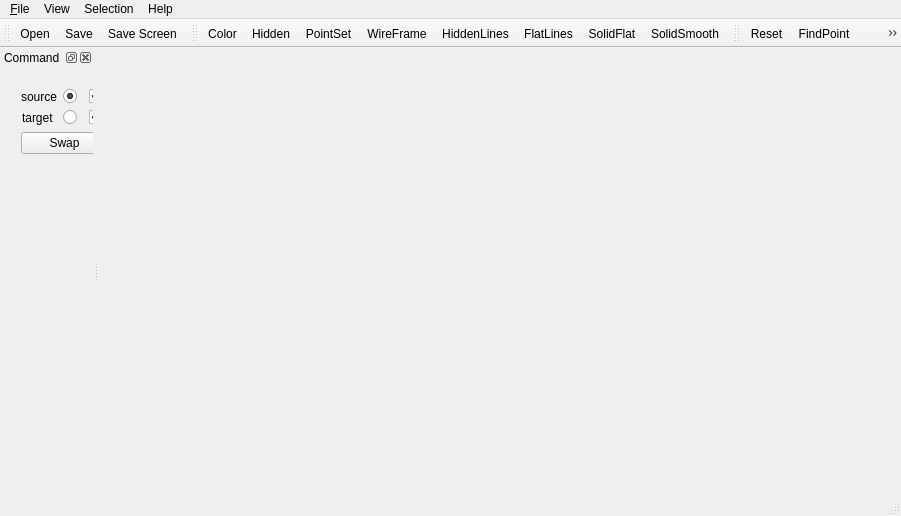
<?xml version="1.0" encoding="UTF-8"?>
<ui version="4.0">
 <class>MainWindowClass</class>
 <widget class="QMainWindow" name="MainWindowClass">
  <property name="geometry">
   <rect>
    <x>0</x>
    <y>0</y>
    <width>901</width>
    <height>516</height>
   </rect>
  </property>
  <property name="windowTitle">
   <string>MainWindow</string>
  </property>
  <widget class="QWidget" name="centralWidget"/>
  <widget class="QMenuBar" name="menuBar">
   <property name="geometry">
    <rect>
     <x>0</x>
     <y>0</y>
     <width>901</width>
     <height>22</height>
    </rect>
   </property>
   <widget class="QMenu" name="menuFile">
    <property name="title">
     <string>&amp;File</string>
    </property>
    <addaction name="actionOpen"/>
    <addaction name="actionLoadTexture"/>
    <addaction name="actionSave"/>
    <addaction name="separator"/>
    <addaction name="actionSaveScreen"/>
    <addaction name="separator"/>
    <addaction name="actionExit"/>
   </widget>
   <widget class="QMenu" name="menuView">
    <property name="title">
     <string>View</string>
    </property>
    <addaction name="actionHidden"/>
    <addaction name="actionPointSet"/>
    <addaction name="actionWireFrame"/>
    <addaction name="actionHiddenLines"/>
    <addaction name="actionFlatLines"/>
    <addaction name="actionSolidFlat"/>
    <addaction name="actionSolidSmooth"/>
    <addaction name="separator"/>
    <addaction name="actionAxis"/>
    <addaction name="actionBBox"/>
    <addaction name="actionBoundary"/>
    <addaction name="actionTexture"/>
    <addaction name="separator"/>
    <addaction name="actionMeshInfo"/>
    <addaction name="actionResetArcBall"/>
    <addaction name="actionSetColor"/>
   </widget>
   <widget class="QMenu" name="menuTool">
    <property name="title">
     <string>Selection</string>
    </property>
    <widget class="QMenu" name="menuFind">
     <property name="baseSize">
      <size>
       <width>2</width>
       <height>0</height>
      </size>
     </property>
     <property name="title">
      <string>Find</string>
     </property>
     <property name="icon">
      <iconset resource="mainwindow.qrc">
       <normaloff>:/images/Resources/images/search.png</normaloff>:/images/Resources/images/search.png</iconset>
     </property>
     <addaction name="actionFindPoint"/>
     <addaction name="actionFindVert"/>
     <addaction name="actionFindEdge"/>
     <addaction name="actionFindFace"/>
    </widget>
    <widget class="QMenu" name="menu">
     <property name="title">
      <string>Save</string>
     </property>
     <property name="icon">
      <iconset resource="mainwindow.qrc">
       <normaloff>:/images/Resources/images/saveSelection.png</normaloff>:/images/Resources/images/saveSelection.png</iconset>
     </property>
     <addaction name="actionSaveSelectedVert"/>
     <addaction name="actionSaveSelectedEdge"/>
     <addaction name="actionSaveSelectedFace"/>
    </widget>
    <widget class="QMenu" name="menuPick">
     <property name="title">
      <string>Pick</string>
     </property>
     <property name="icon">
      <iconset resource="mainwindow.qrc">
       <normaloff>:/images/Resources/images/hand_up_pointing.png</normaloff>:/images/Resources/images/hand_up_pointing.png</iconset>
     </property>
     <addaction name="actionPickVert"/>
     <addaction name="actionPickEdge"/>
     <addaction name="actionPickFace"/>
    </widget>
    <widget class="QMenu" name="menuClear">
     <property name="title">
      <string>Clear</string>
     </property>
     <property name="icon">
      <iconset resource="mainwindow.qrc">
       <normaloff>:/images/Resources/images/broom.png</normaloff>:/images/Resources/images/broom.png</iconset>
     </property>
     <addaction name="actionClearSelectedVert"/>
     <addaction name="actionClearSelectedEdge"/>
     <addaction name="actionClearSelectedFace"/>
     <addaction name="actionClearSelectedAll"/>
    </widget>
    <widget class="QMenu" name="menuShow">
     <property name="title">
      <string>Show</string>
     </property>
     <property name="icon">
      <iconset resource="mainwindow.qrc">
       <normaloff>:/images/Resources/images/eye.png</normaloff>:/images/Resources/images/eye.png</iconset>
     </property>
     <addaction name="actionShowSelectedVert"/>
     <addaction name="actionShowSelectedEdge"/>
     <addaction name="actionShowSelectedFace"/>
    </widget>
    <widget class="QMenu" name="menuTag">
     <property name="title">
      <string>Tag</string>
     </property>
     <property name="icon">
      <iconset resource="mainwindow.qrc">
       <normaloff>:/images/Resources/images/tag.png</normaloff>:/images/Resources/images/tag.png</iconset>
     </property>
     <addaction name="actionTagSelectedVert"/>
     <addaction name="actionTagSelectedEdge"/>
     <addaction name="actionTagSelectedFace"/>
    </widget>
    <addaction name="actionResetSelection"/>
    <addaction name="menuPick"/>
    <addaction name="menuFind"/>
    <addaction name="menuShow"/>
    <addaction name="menuTag"/>
    <addaction name="menu"/>
    <addaction name="menuClear"/>
   </widget>
   <widget class="QMenu" name="menuHelp">
    <property name="title">
     <string>Help</string>
    </property>
    <addaction name="actionAbout"/>
   </widget>
   <addaction name="menuFile"/>
   <addaction name="menuView"/>
   <addaction name="menuTool"/>
   <addaction name="menuHelp"/>
  </widget>
  <widget class="QToolBar" name="toolBarFile">
   <property name="windowTitle">
    <string>toolBarFile</string>
   </property>
   <attribute name="toolBarArea">
    <enum>TopToolBarArea</enum>
   </attribute>
   <attribute name="toolBarBreak">
    <bool>false</bool>
   </attribute>
   <addaction name="actionOpen"/>
   <addaction name="actionSave"/>
   <addaction name="actionSaveScreen"/>
  </widget>
  <widget class="QStatusBar" name="statusBar"/>
  <widget class="QToolBar" name="toolBarMeshRenderMode">
   <property name="windowTitle">
    <string>toolBarRender</string>
   </property>
   <attribute name="toolBarArea">
    <enum>TopToolBarArea</enum>
   </attribute>
   <attribute name="toolBarBreak">
    <bool>false</bool>
   </attribute>
   <addaction name="actionSetColor"/>
   <addaction name="actionHidden"/>
   <addaction name="actionPointSet"/>
   <addaction name="actionWireFrame"/>
   <addaction name="actionHiddenLines"/>
   <addaction name="actionFlatLines"/>
   <addaction name="actionSolidFlat"/>
   <addaction name="actionSolidSmooth"/>
  </widget>
  <widget class="QToolBar" name="toolBarSelection">
   <property name="windowTitle">
    <string>toolBarSelection</string>
   </property>
   <attribute name="toolBarArea">
    <enum>TopToolBarArea</enum>
   </attribute>
   <attribute name="toolBarBreak">
    <bool>false</bool>
   </attribute>
   <addaction name="actionResetSelection"/>
   <addaction name="actionFindPoint"/>
   <addaction name="actionFindVert"/>
   <addaction name="actionFindEdge"/>
   <addaction name="actionFindFace"/>
   <addaction name="actionPickVert"/>
   <addaction name="actionPickEdge"/>
   <addaction name="actionPickFace"/>
  </widget>
  <widget class="QDockWidget" name="dockWidgetCommand">
   <property name="minimumSize">
    <size>
     <width>93</width>
     <height>101</height>
    </size>
   </property>
   <property name="floating">
    <bool>false</bool>
   </property>
   <property name="windowTitle">
    <string>Command</string>
   </property>
   <attribute name="dockWidgetArea">
    <number>1</number>
   </attribute>
   <widget class="QWidget" name="dockWidgetContents">
    <widget class="QWidget" name="layoutWidget">
     <property name="geometry">
      <rect>
       <x>10</x>
       <y>10</y>
       <width>109</width>
       <height>90</height>
      </rect>
     </property>
     <layout class="QGridLayout" name="gridLayout_2">
      <item row="0" column="0">
       <layout class="QGridLayout" name="gridLayout">
        <item row="0" column="0">
         <widget class="QLabel" name="labelSource">
          <property name="autoFillBackground">
           <bool>false</bool>
          </property>
          <property name="midLineWidth">
           <number>1</number>
          </property>
          <property name="text">
           <string>source</string>
          </property>
          <property name="indent">
           <number>0</number>
          </property>
         </widget>
        </item>
        <item row="0" column="1">
         <widget class="QRadioButton" name="radioButtonActiveSource">
          <property name="text">
           <string/>
          </property>
          <property name="checked">
           <bool>true</bool>
          </property>
         </widget>
        </item>
        <item row="0" column="2">
         <widget class="QCheckBox" name="checkBoxDrawSource">
          <property name="text">
           <string/>
          </property>
          <property name="checked">
           <bool>true</bool>
          </property>
         </widget>
        </item>
        <item row="1" column="0">
         <widget class="QLabel" name="labelTarget">
          <property name="text">
           <string>target</string>
          </property>
          <property name="indent">
           <number>1</number>
          </property>
         </widget>
        </item>
        <item row="1" column="1">
         <widget class="QRadioButton" name="radioButtonActiveTarget">
          <property name="text">
           <string/>
          </property>
         </widget>
        </item>
        <item row="1" column="2">
         <widget class="QCheckBox" name="checkBoxDrawTarget">
          <property name="text">
           <string/>
          </property>
          <property name="checked">
           <bool>true</bool>
          </property>
         </widget>
        </item>
       </layout>
      </item>
      <item row="1" column="0">
       <widget class="QPushButton" name="pushButtonSwap">
        <property name="text">
         <string>Swap</string>
        </property>
       </widget>
      </item>
     </layout>
    </widget>
   </widget>
  </widget>
  <action name="actionOpen">
   <property name="icon">
    <iconset resource="mainwindow.qrc">
     <normaloff>:/images/Resources/images/open.png</normaloff>:/images/Resources/images/open.png</iconset>
   </property>
   <property name="text">
    <string>&amp;Open</string>
   </property>
   <property name="statusTip">
    <string>Load a triangular mesh</string>
   </property>
   <property name="shortcut">
    <string>Ctrl+O</string>
   </property>
  </action>
  <action name="actionSave">
   <property name="icon">
    <iconset resource="mainwindow.qrc">
     <normaloff>:/images/Resources/images/save.png</normaloff>:/images/Resources/images/save.png</iconset>
   </property>
   <property name="text">
    <string>&amp;Save</string>
   </property>
   <property name="statusTip">
    <string>Save current mesh</string>
   </property>
   <property name="shortcut">
    <string>Ctrl+S</string>
   </property>
  </action>
  <action name="actionWireFrame">
   <property name="checkable">
    <bool>true</bool>
   </property>
   <property name="icon">
    <iconset resource="mainwindow.qrc">
     <normaloff>:/images/Resources/images/meshWirFramee.png</normaloff>:/images/Resources/images/meshWirFramee.png</iconset>
   </property>
   <property name="text">
    <string>WireFrame</string>
   </property>
   <property name="statusTip">
    <string>Draw wireframe</string>
   </property>
  </action>
  <action name="actionPointSet">
   <property name="checkable">
    <bool>true</bool>
   </property>
   <property name="icon">
    <iconset resource="mainwindow.qrc">
     <normaloff>:/images/Resources/images/meshPointSet.png</normaloff>:/images/Resources/images/meshPointSet.png</iconset>
   </property>
   <property name="text">
    <string>PointSet</string>
   </property>
   <property name="statusTip">
    <string>Draw point set</string>
   </property>
  </action>
  <action name="actionHiddenLines">
   <property name="checkable">
    <bool>true</bool>
   </property>
   <property name="checked">
    <bool>false</bool>
   </property>
   <property name="icon">
    <iconset resource="mainwindow.qrc">
     <normaloff>:/images/Resources/images/meshHiddenLines.png</normaloff>:/images/Resources/images/meshHiddenLines.png</iconset>
   </property>
   <property name="text">
    <string>HiddenLines</string>
   </property>
   <property name="statusTip">
    <string>Draw hiddenlines</string>
   </property>
  </action>
  <action name="actionSolidFlat">
   <property name="checkable">
    <bool>true</bool>
   </property>
   <property name="icon">
    <iconset resource="mainwindow.qrc">
     <normaloff>:/images/Resources/images/meshSolidFlat.png</normaloff>:/images/Resources/images/meshSolidFlat.png</iconset>
   </property>
   <property name="text">
    <string>SolidFlat</string>
   </property>
   <property name="statusTip">
    <string>Draw solid flat</string>
   </property>
  </action>
  <action name="actionSolidSmooth">
   <property name="checkable">
    <bool>true</bool>
   </property>
   <property name="icon">
    <iconset resource="mainwindow.qrc">
     <normaloff>:/images/Resources/images/meshSolidSmooth.png</normaloff>:/images/Resources/images/meshSolidSmooth.png</iconset>
   </property>
   <property name="text">
    <string>SolidSmooth</string>
   </property>
   <property name="statusTip">
    <string>Draw solid smooth</string>
   </property>
  </action>
  <action name="actionFlatLines">
   <property name="checkable">
    <bool>true</bool>
   </property>
   <property name="icon">
    <iconset resource="mainwindow.qrc">
     <normaloff>:/images/Resources/images/meshFlatLines.png</normaloff>:/images/Resources/images/meshFlatLines.png</iconset>
   </property>
   <property name="text">
    <string>FlatLines</string>
   </property>
   <property name="statusTip">
    <string>Draw flatlines</string>
   </property>
  </action>
  <action name="actionBBox">
   <property name="checkable">
    <bool>true</bool>
   </property>
   <property name="icon">
    <iconset resource="mainwindow.qrc">
     <normaloff>:/images/Resources/images/meshBBox.png</normaloff>:/images/Resources/images/meshBBox.png</iconset>
   </property>
   <property name="text">
    <string>BBox</string>
   </property>
   <property name="statusTip">
    <string>Draw mesh bounding box</string>
   </property>
  </action>
  <action name="actionAxis">
   <property name="checkable">
    <bool>true</bool>
   </property>
   <property name="icon">
    <iconset resource="mainwindow.qrc">
     <normaloff>:/images/Resources/images/axis.png</normaloff>:/images/Resources/images/axis.png</iconset>
   </property>
   <property name="text">
    <string>Axis</string>
   </property>
   <property name="statusTip">
    <string>Draw XYZ axes in world coordinates</string>
   </property>
  </action>
  <action name="actionTexture">
   <property name="checkable">
    <bool>true</bool>
   </property>
   <property name="icon">
    <iconset resource="mainwindow.qrc">
     <normaloff>:/images/Resources/images/texture.png</normaloff>:/images/Resources/images/texture.png</iconset>
   </property>
   <property name="text">
    <string>Texture</string>
   </property>
   <property name="statusTip">
    <string>Draw mesh texture</string>
   </property>
  </action>
  <action name="actionFindVert">
   <property name="icon">
    <iconset resource="mainwindow.qrc">
     <normaloff>:/images/Resources/images/selectVerticesFind.png</normaloff>:/images/Resources/images/selectVerticesFind.png</iconset>
   </property>
   <property name="text">
    <string>FindVert</string>
   </property>
   <property name="statusTip">
    <string>Find a vertex by given index</string>
   </property>
  </action>
  <action name="actionFindFace">
   <property name="icon">
    <iconset resource="mainwindow.qrc">
     <normaloff>:/images/Resources/images/selectFacesFind.png</normaloff>:/images/Resources/images/selectFacesFind.png</iconset>
   </property>
   <property name="text">
    <string>FindFace</string>
   </property>
   <property name="statusTip">
    <string>Find a face by given index</string>
   </property>
  </action>
  <action name="actionFindEdge">
   <property name="icon">
    <iconset resource="mainwindow.qrc">
     <normaloff>:/images/Resources/images/selectEdgesFind.png</normaloff>:/images/Resources/images/selectEdgesFind.png</iconset>
   </property>
   <property name="text">
    <string>FindEdge</string>
   </property>
   <property name="statusTip">
    <string>Find an edge by given index</string>
   </property>
  </action>
  <action name="actionPickVert">
   <property name="checkable">
    <bool>true</bool>
   </property>
   <property name="icon">
    <iconset resource="mainwindow.qrc">
     <normaloff>:/images/Resources/images/selectVerticesClick.png</normaloff>:/images/Resources/images/selectVerticesClick.png</iconset>
   </property>
   <property name="text">
    <string>PickVert</string>
   </property>
   <property name="statusTip">
    <string>Pick a vertex by a single click</string>
   </property>
  </action>
  <action name="actionPickEdge">
   <property name="checkable">
    <bool>true</bool>
   </property>
   <property name="icon">
    <iconset resource="mainwindow.qrc">
     <normaloff>:/images/Resources/images/selectEdgesClick.png</normaloff>:/images/Resources/images/selectEdgesClick.png</iconset>
   </property>
   <property name="text">
    <string>PickEdge</string>
   </property>
   <property name="statusTip">
    <string>Pick an edge by a single click</string>
   </property>
  </action>
  <action name="actionPickFace">
   <property name="checkable">
    <bool>true</bool>
   </property>
   <property name="icon">
    <iconset resource="mainwindow.qrc">
     <normaloff>:/images/Resources/images/selectFacesClick.png</normaloff>:/images/Resources/images/selectFacesClick.png</iconset>
   </property>
   <property name="text">
    <string>PickFace</string>
   </property>
   <property name="statusTip">
    <string>Pick a face by a single click</string>
   </property>
  </action>
  <action name="actionSaveSelectedVert">
   <property name="icon">
    <iconset resource="mainwindow.qrc">
     <normaloff>:/images/Resources/images/saveSelectedVertices.png</normaloff>:/images/Resources/images/saveSelectedVertices.png</iconset>
   </property>
   <property name="text">
    <string>SaveSelectedVert</string>
   </property>
   <property name="statusTip">
    <string>Save current selected vertices to file</string>
   </property>
  </action>
  <action name="actionSaveSelectedEdge">
   <property name="icon">
    <iconset resource="mainwindow.qrc">
     <normaloff>:/images/Resources/images/saveSelectedEdges.png</normaloff>:/images/Resources/images/saveSelectedEdges.png</iconset>
   </property>
   <property name="text">
    <string>SaveSelectedEdge</string>
   </property>
   <property name="statusTip">
    <string>Save current selected edges to file</string>
   </property>
  </action>
  <action name="actionSaveSelectedFace">
   <property name="icon">
    <iconset resource="mainwindow.qrc">
     <normaloff>:/images/Resources/images/saveSelectedFaces.png</normaloff>:/images/Resources/images/saveSelectedFaces.png</iconset>
   </property>
   <property name="text">
    <string>SaveSelectedFace</string>
   </property>
   <property name="statusTip">
    <string>Save current selected faces to file</string>
   </property>
  </action>
  <action name="actionFindPoint">
   <property name="icon">
    <iconset resource="mainwindow.qrc">
     <normaloff>:/images/Resources/images/search.png</normaloff>:/images/Resources/images/search.png</iconset>
   </property>
   <property name="text">
    <string>FindPoint</string>
   </property>
   <property name="statusTip">
    <string>Find the closest vertex to a given 3D point</string>
   </property>
  </action>
  <action name="actionClearSelectedVert">
   <property name="icon">
    <iconset resource="mainwindow.qrc">
     <normaloff>:/images/Resources/images/clearSelectedVertices.png</normaloff>:/images/Resources/images/clearSelectedVertices.png</iconset>
   </property>
   <property name="text">
    <string>ClearSelectedVert</string>
   </property>
   <property name="statusTip">
    <string>Clear current selected vertices</string>
   </property>
  </action>
  <action name="actionClearSelectedEdge">
   <property name="icon">
    <iconset resource="mainwindow.qrc">
     <normaloff>:/images/Resources/images/clearSelectedEdges.png</normaloff>:/images/Resources/images/clearSelectedEdges.png</iconset>
   </property>
   <property name="text">
    <string>ClearSelectedEdge</string>
   </property>
   <property name="statusTip">
    <string>Clear current selected edges</string>
   </property>
  </action>
  <action name="actionClearSelectedFace">
   <property name="icon">
    <iconset resource="mainwindow.qrc">
     <normaloff>:/images/Resources/images/clearSelectedFaces.png</normaloff>:/images/Resources/images/clearSelectedFaces.png</iconset>
   </property>
   <property name="text">
    <string>ClearSelectedFace</string>
   </property>
   <property name="statusTip">
    <string>Clear current selected faces</string>
   </property>
  </action>
  <action name="actionClearSelectedAll">
   <property name="icon">
    <iconset resource="mainwindow.qrc">
     <normaloff>:/images/Resources/images/clearSelection.png</normaloff>:/images/Resources/images/clearSelection.png</iconset>
   </property>
   <property name="text">
    <string>ClearSelectedAll</string>
   </property>
   <property name="statusTip">
    <string>Clear current selected vertices, edges and faces</string>
   </property>
  </action>
  <action name="actionBoundary">
   <property name="checkable">
    <bool>true</bool>
   </property>
   <property name="icon">
    <iconset resource="mainwindow.qrc">
     <normaloff>:/images/Resources/images/meshBoundary.png</normaloff>:/images/Resources/images/meshBoundary.png</iconset>
   </property>
   <property name="text">
    <string>Boundary</string>
   </property>
   <property name="statusTip">
    <string>Draw mesh boundary</string>
   </property>
  </action>
  <action name="actionMeshInfo">
   <property name="icon">
    <iconset resource="mainwindow.qrc">
     <normaloff>:/images/Resources/images/info.png</normaloff>:/images/Resources/images/info.png</iconset>
   </property>
   <property name="text">
    <string>MeshInfo</string>
   </property>
   <property name="statusTip">
    <string>Show mesh information</string>
   </property>
  </action>
  <action name="actionShowSelectedVert">
   <property name="checkable">
    <bool>true</bool>
   </property>
   <property name="checked">
    <bool>true</bool>
   </property>
   <property name="text">
    <string>ShowVert</string>
   </property>
   <property name="statusTip">
    <string>Draw current selected vertices or not</string>
   </property>
  </action>
  <action name="actionShowSelectedEdge">
   <property name="checkable">
    <bool>true</bool>
   </property>
   <property name="checked">
    <bool>true</bool>
   </property>
   <property name="text">
    <string>ShowEdge</string>
   </property>
   <property name="statusTip">
    <string>Draw current selected edges or not</string>
   </property>
  </action>
  <action name="actionShowSelectedFace">
   <property name="checkable">
    <bool>true</bool>
   </property>
   <property name="checked">
    <bool>true</bool>
   </property>
   <property name="text">
    <string>ShowFace</string>
   </property>
   <property name="statusTip">
    <string>Draw current selected faces or not</string>
   </property>
  </action>
  <action name="actionResetSelection">
   <property name="icon">
    <iconset resource="mainwindow.qrc">
     <normaloff>:/images/Resources/images/cursor.png</normaloff>:/images/Resources/images/cursor.png</iconset>
   </property>
   <property name="text">
    <string>Reset</string>
   </property>
   <property name="statusTip">
    <string>Reset selection mode</string>
   </property>
   <property name="whatsThis">
    <string/>
   </property>
  </action>
  <action name="actionTagSelectedVert">
   <property name="checkable">
    <bool>true</bool>
   </property>
   <property name="text">
    <string>TagVert</string>
   </property>
   <property name="statusTip">
    <string>Draw current selected vertex tags</string>
   </property>
  </action>
  <action name="actionTagSelectedEdge">
   <property name="checkable">
    <bool>true</bool>
   </property>
   <property name="text">
    <string>TagEdge</string>
   </property>
   <property name="statusTip">
    <string>Draw current selected edge tags</string>
   </property>
  </action>
  <action name="actionTagSelectedFace">
   <property name="checkable">
    <bool>true</bool>
   </property>
   <property name="text">
    <string>TagFace</string>
   </property>
   <property name="statusTip">
    <string>Draw current selected face tags</string>
   </property>
  </action>
  <action name="actionAbout">
   <property name="text">
    <string>About</string>
   </property>
  </action>
  <action name="actionExit">
   <property name="text">
    <string>Exit</string>
   </property>
   <property name="statusTip">
    <string>Exit</string>
   </property>
   <property name="shortcut">
    <string>Ctrl+Q</string>
   </property>
  </action>
  <action name="actionSaveScreen">
   <property name="icon">
    <iconset resource="mainwindow.qrc">
     <normaloff>:/images/Resources/images/saveScreen.png</normaloff>:/images/Resources/images/saveScreen.png</iconset>
   </property>
   <property name="text">
    <string>Save Screen</string>
   </property>
   <property name="statusTip">
    <string>Save Screen</string>
   </property>
  </action>
  <action name="actionHidden">
   <property name="checkable">
    <bool>true</bool>
   </property>
   <property name="icon">
    <iconset resource="mainwindow.qrc">
     <normaloff>:/images/Resources/images/eye_invisible.png</normaloff>:/images/Resources/images/eye_invisible.png</iconset>
   </property>
   <property name="text">
    <string>Hidden</string>
   </property>
   <property name="statusTip">
    <string>Hide current mesh</string>
   </property>
  </action>
  <action name="actionLoadTexture">
   <property name="icon">
    <iconset resource="mainwindow.qrc">
     <normaloff>:/images/Resources/images/texture.png</normaloff>:/images/Resources/images/texture.png</iconset>
   </property>
   <property name="text">
    <string>Load Texture</string>
   </property>
   <property name="statusTip">
    <string>Load a texture image</string>
   </property>
   <property name="iconVisibleInMenu">
    <bool>true</bool>
   </property>
  </action>
  <action name="actionResetArcBall">
   <property name="icon">
    <iconset resource="mainwindow.qrc">
     <normaloff>:/images/Resources/images/axis.png</normaloff>:/images/Resources/images/axis.png</iconset>
   </property>
   <property name="text">
    <string>Reset ArcBall</string>
   </property>
   <property name="statusTip">
    <string>Reset ArcBall</string>
   </property>
  </action>
  <action name="actionSetColor">
   <property name="checkable">
    <bool>false</bool>
   </property>
   <property name="icon">
    <iconset resource="mainwindow.qrc">
     <normaloff>:/images/Resources/images/Color_Palette.png</normaloff>:/images/Resources/images/Color_Palette.png</iconset>
   </property>
   <property name="text">
    <string>Color</string>
   </property>
  </action>
 </widget>
 <layoutdefault spacing="6" margin="11"/>
 <resources>
  <include location="mainwindow.qrc"/>
 </resources>
 <connections/>
</ui>
